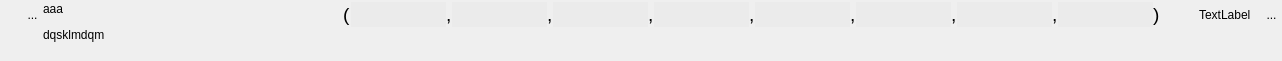
<?xml version="1.0" encoding="UTF-8"?>
<ui version="4.0">
 <class>WidgetTuple8</class>
 <widget class="QWidget" name="WidgetTuple8">
  <property name="geometry">
   <rect>
    <x>0</x>
    <y>0</y>
    <width>1282</width>
    <height>61</height>
   </rect>
  </property>
  <property name="sizePolicy">
   <sizepolicy hsizetype="Preferred" vsizetype="Minimum">
    <horstretch>0</horstretch>
    <verstretch>0</verstretch>
   </sizepolicy>
  </property>
  <property name="minimumSize">
   <size>
    <width>0</width>
    <height>0</height>
   </size>
  </property>
  <property name="windowTitle">
   <string>Form</string>
  </property>
  <layout class="QHBoxLayout" name="horizontalLayout_3">
   <property name="spacing">
    <number>0</number>
   </property>
   <property name="leftMargin">
    <number>1</number>
   </property>
   <property name="topMargin">
    <number>2</number>
   </property>
   <property name="rightMargin">
    <number>0</number>
   </property>
   <property name="bottomMargin">
    <number>2</number>
   </property>
   <item>
    <layout class="QVBoxLayout" name="verticalLayout_2">
     <property name="spacing">
      <number>0</number>
     </property>
     <item>
      <layout class="QHBoxLayout" name="horizontalLayout_2">
       <property name="spacing">
        <number>0</number>
       </property>
       <property name="sizeConstraint">
        <enum>QLayout::SetFixedSize</enum>
       </property>
       <item>
        <spacer name="horizontalSpacer_3">
         <property name="orientation">
          <enum>Qt::Horizontal</enum>
         </property>
         <property name="sizeType">
          <enum>QSizePolicy::Fixed</enum>
         </property>
         <property name="sizeHint" stdset="0">
          <size>
           <width>21</width>
           <height>20</height>
          </size>
         </property>
        </spacer>
       </item>
       <item>
        <widget class="MonBoutonValide" name="RBValide">
         <property name="minimumSize">
          <size>
           <width>21</width>
           <height>25</height>
          </size>
         </property>
         <property name="maximumSize">
          <size>
           <width>21</width>
           <height>25</height>
          </size>
         </property>
         <property name="focusPolicy">
          <enum>Qt::ClickFocus</enum>
         </property>
         <property name="toolTip">
          <string>Affiche le rapport de validation du mot-clef</string>
         </property>
         <property name="styleSheet">
          <string notr="true">border : 0px</string>
         </property>
         <property name="text">
          <string>...</string>
         </property>
         <property name="icon">
          <iconset>
           <normaloff>../Editeur/icons/ast-green-ball.png</normaloff>../Editeur/icons/ast-green-ball.png</iconset>
         </property>
         <property name="iconSize">
          <size>
           <width>25</width>
           <height>25</height>
          </size>
         </property>
        </widget>
       </item>
      </layout>
     </item>
     <item>
      <spacer name="verticalSpacer_2">
       <property name="orientation">
        <enum>Qt::Vertical</enum>
       </property>
       <property name="sizeHint" stdset="0">
        <size>
         <width>20</width>
         <height>5</height>
        </size>
       </property>
      </spacer>
     </item>
    </layout>
   </item>
   <item>
    <widget class="MonLabelClic" name="label">
     <property name="sizePolicy">
      <sizepolicy hsizetype="Fixed" vsizetype="Preferred">
       <horstretch>0</horstretch>
       <verstretch>0</verstretch>
      </sizepolicy>
     </property>
     <property name="minimumSize">
      <size>
       <width>300</width>
       <height>25</height>
      </size>
     </property>
     <property name="maximumSize">
      <size>
       <width>178</width>
       <height>16777215</height>
      </size>
     </property>
     <property name="frameShape">
      <enum>QFrame::NoFrame</enum>
     </property>
     <property name="text">
      <string>&lt;html&gt;&lt;head/&gt;&lt;body&gt;&lt;p&gt;aaa&lt;/p&gt;&lt;p&gt;dqsklmdqm&lt;/p&gt;&lt;/body&gt;&lt;/html&gt;</string>
     </property>
     <property name="scaledContents">
      <bool>false</bool>
     </property>
     <property name="alignment">
      <set>Qt::AlignLeading|Qt::AlignLeft|Qt::AlignTop</set>
     </property>
    </widget>
   </item>
   <item>
    <layout class="QVBoxLayout" name="verticalLayout">
     <item>
      <layout class="QHBoxLayout" name="horizontalLayout">
       <item>
        <widget class="QLabel" name="label_2">
         <property name="text">
          <string>&lt;html&gt;&lt;head/&gt;&lt;body&gt;&lt;p&gt;&lt;span style=&quot; font-size:14pt;&quot;&gt;(&lt;/span&gt;&lt;/p&gt;&lt;/body&gt;&lt;/html&gt;</string>
         </property>
        </widget>
       </item>
       <item>
        <widget class="QLineEdit" name="lineEditVal1">
         <property name="sizePolicy">
          <sizepolicy hsizetype="Preferred" vsizetype="Fixed">
           <horstretch>0</horstretch>
           <verstretch>0</verstretch>
          </sizepolicy>
         </property>
         <property name="minimumSize">
          <size>
           <width>0</width>
           <height>25</height>
          </size>
         </property>
         <property name="maximumSize">
          <size>
           <width>805</width>
           <height>16777215</height>
          </size>
         </property>
         <property name="styleSheet">
          <string notr="true">background:rgb(235,235,235);
border:0px;</string>
         </property>
        </widget>
       </item>
       <item>
        <widget class="QLabel" name="label_4">
         <property name="text">
          <string>&lt;html&gt;&lt;head/&gt;&lt;body&gt;&lt;p&gt;&lt;span style=&quot; font-size:14pt;&quot;&gt;,&lt;/span&gt;&lt;/p&gt;&lt;/body&gt;&lt;/html&gt;</string>
         </property>
        </widget>
       </item>
       <item>
        <widget class="QLineEdit" name="lineEditVal2">
         <property name="sizePolicy">
          <sizepolicy hsizetype="Preferred" vsizetype="Fixed">
           <horstretch>0</horstretch>
           <verstretch>0</verstretch>
          </sizepolicy>
         </property>
         <property name="minimumSize">
          <size>
           <width>0</width>
           <height>25</height>
          </size>
         </property>
         <property name="maximumSize">
          <size>
           <width>805</width>
           <height>16777215</height>
          </size>
         </property>
         <property name="focusPolicy">
          <enum>Qt::StrongFocus</enum>
         </property>
         <property name="styleSheet">
          <string notr="true">background:rgb(235,235,235);
border:0px;</string>
         </property>
        </widget>
       </item>
       <item>
        <widget class="QLabel" name="label_3">
         <property name="text">
          <string>&lt;html&gt;&lt;head/&gt;&lt;body&gt;&lt;p&gt;&lt;span style=&quot; font-size:14pt;&quot;&gt;,&lt;/span&gt;&lt;/p&gt;&lt;/body&gt;&lt;/html&gt;</string>
         </property>
        </widget>
       </item>
       <item>
        <widget class="QLineEdit" name="lineEditVal3">
         <property name="sizePolicy">
          <sizepolicy hsizetype="Preferred" vsizetype="Fixed">
           <horstretch>0</horstretch>
           <verstretch>0</verstretch>
          </sizepolicy>
         </property>
         <property name="minimumSize">
          <size>
           <width>0</width>
           <height>25</height>
          </size>
         </property>
         <property name="maximumSize">
          <size>
           <width>805</width>
           <height>16777215</height>
          </size>
         </property>
         <property name="focusPolicy">
          <enum>Qt::StrongFocus</enum>
         </property>
         <property name="styleSheet">
          <string notr="true">background:rgb(235,235,235);
border:0px;</string>
         </property>
        </widget>
       </item>
       <item>
        <widget class="QLabel" name="label_8">
         <property name="text">
          <string>&lt;html&gt;&lt;head/&gt;&lt;body&gt;&lt;p&gt;&lt;span style=&quot; font-size:14pt;&quot;&gt;,&lt;/span&gt;&lt;/p&gt;&lt;/body&gt;&lt;/html&gt;</string>
         </property>
        </widget>
       </item>
       <item>
        <widget class="QLineEdit" name="lineEditVal4">
         <property name="sizePolicy">
          <sizepolicy hsizetype="Expanding" vsizetype="Fixed">
           <horstretch>0</horstretch>
           <verstretch>0</verstretch>
          </sizepolicy>
         </property>
         <property name="minimumSize">
          <size>
           <width>0</width>
           <height>25</height>
          </size>
         </property>
         <property name="maximumSize">
          <size>
           <width>10000</width>
           <height>16777215</height>
          </size>
         </property>
         <property name="focusPolicy">
          <enum>Qt::StrongFocus</enum>
         </property>
         <property name="styleSheet">
          <string notr="true">background:rgb(235,235,235);
border:0px;</string>
         </property>
        </widget>
       </item>
       <item>
        <widget class="QLabel" name="label_9">
         <property name="text">
          <string>&lt;html&gt;&lt;head/&gt;&lt;body&gt;&lt;p&gt;&lt;span style=&quot; font-size:14pt;&quot;&gt;,&lt;/span&gt;&lt;/p&gt;&lt;/body&gt;&lt;/html&gt;</string>
         </property>
        </widget>
       </item>
       <item>
        <widget class="QLineEdit" name="lineEditVal5">
         <property name="sizePolicy">
          <sizepolicy hsizetype="Expanding" vsizetype="Fixed">
           <horstretch>0</horstretch>
           <verstretch>0</verstretch>
          </sizepolicy>
         </property>
         <property name="minimumSize">
          <size>
           <width>0</width>
           <height>25</height>
          </size>
         </property>
         <property name="maximumSize">
          <size>
           <width>10000</width>
           <height>16777215</height>
          </size>
         </property>
         <property name="focusPolicy">
          <enum>Qt::StrongFocus</enum>
         </property>
         <property name="styleSheet">
          <string notr="true">background:rgb(235,235,235);
border:0px;</string>
         </property>
        </widget>
       </item>
       <item>
        <widget class="QLabel" name="label_10">
         <property name="text">
          <string>&lt;html&gt;&lt;head/&gt;&lt;body&gt;&lt;p&gt;&lt;span style=&quot; font-size:14pt;&quot;&gt;,&lt;/span&gt;&lt;/p&gt;&lt;/body&gt;&lt;/html&gt;</string>
         </property>
        </widget>
       </item>
       <item>
        <widget class="QLineEdit" name="lineEditVal6">
         <property name="sizePolicy">
          <sizepolicy hsizetype="Expanding" vsizetype="Fixed">
           <horstretch>0</horstretch>
           <verstretch>0</verstretch>
          </sizepolicy>
         </property>
         <property name="minimumSize">
          <size>
           <width>0</width>
           <height>25</height>
          </size>
         </property>
         <property name="maximumSize">
          <size>
           <width>10000</width>
           <height>16777215</height>
          </size>
         </property>
         <property name="focusPolicy">
          <enum>Qt::StrongFocus</enum>
         </property>
         <property name="styleSheet">
          <string notr="true">background:rgb(235,235,235);
border:0px;</string>
         </property>
        </widget>
       </item>
       <item>
        <widget class="QLabel" name="label_11">
         <property name="text">
          <string>&lt;html&gt;&lt;head/&gt;&lt;body&gt;&lt;p&gt;&lt;span style=&quot; font-size:14pt;&quot;&gt;,&lt;/span&gt;&lt;/p&gt;&lt;/body&gt;&lt;/html&gt;</string>
         </property>
        </widget>
       </item>
       <item>
        <widget class="QLineEdit" name="lineEditVal8">
         <property name="sizePolicy">
          <sizepolicy hsizetype="Expanding" vsizetype="Fixed">
           <horstretch>0</horstretch>
           <verstretch>0</verstretch>
          </sizepolicy>
         </property>
         <property name="minimumSize">
          <size>
           <width>0</width>
           <height>25</height>
          </size>
         </property>
         <property name="maximumSize">
          <size>
           <width>10000</width>
           <height>16777215</height>
          </size>
         </property>
         <property name="focusPolicy">
          <enum>Qt::StrongFocus</enum>
         </property>
         <property name="styleSheet">
          <string notr="true">background:rgb(235,235,235);
border:0px;</string>
         </property>
        </widget>
       </item>
       <item>
        <widget class="QLabel" name="label_12">
         <property name="text">
          <string>&lt;html&gt;&lt;head/&gt;&lt;body&gt;&lt;p&gt;&lt;span style=&quot; font-size:14pt;&quot;&gt;,&lt;/span&gt;&lt;/p&gt;&lt;/body&gt;&lt;/html&gt;</string>
         </property>
        </widget>
       </item>
       <item>
        <widget class="QLineEdit" name="lineEditVal7">
         <property name="sizePolicy">
          <sizepolicy hsizetype="Expanding" vsizetype="Fixed">
           <horstretch>0</horstretch>
           <verstretch>0</verstretch>
          </sizepolicy>
         </property>
         <property name="minimumSize">
          <size>
           <width>0</width>
           <height>25</height>
          </size>
         </property>
         <property name="maximumSize">
          <size>
           <width>10000</width>
           <height>16777215</height>
          </size>
         </property>
         <property name="focusPolicy">
          <enum>Qt::StrongFocus</enum>
         </property>
         <property name="styleSheet">
          <string notr="true">background:rgb(235,235,235);
border:0px;</string>
         </property>
        </widget>
       </item>
       <item>
        <widget class="QLabel" name="label_5">
         <property name="text">
          <string>&lt;html&gt;&lt;head/&gt;&lt;body&gt;&lt;p&gt;&lt;span style=&quot; font-size:14pt;&quot;&gt;)&lt;/span&gt;&lt;/p&gt;&lt;/body&gt;&lt;/html&gt;</string>
         </property>
        </widget>
       </item>
       <item>
        <spacer name="horizontalSpacer_2">
         <property name="orientation">
          <enum>Qt::Horizontal</enum>
         </property>
         <property name="sizeType">
          <enum>QSizePolicy::Fixed</enum>
         </property>
         <property name="sizeHint" stdset="0">
          <size>
           <width>10</width>
           <height>20</height>
          </size>
         </property>
        </spacer>
       </item>
       <item>
        <spacer name="horizontalSpacer">
         <property name="orientation">
          <enum>Qt::Horizontal</enum>
         </property>
         <property name="sizeHint" stdset="0">
          <size>
           <width>40</width>
           <height>20</height>
          </size>
         </property>
        </spacer>
       </item>
       <item>
        <widget class="QLabel" name="lineEditUnite">
         <property name="text">
          <string>TextLabel</string>
         </property>
        </widget>
       </item>
       <item>
        <spacer name="horizontalSpacer_4">
         <property name="orientation">
          <enum>Qt::Horizontal</enum>
         </property>
         <property name="sizeType">
          <enum>QSizePolicy::Fixed</enum>
         </property>
         <property name="sizeHint" stdset="0">
          <size>
           <width>10</width>
           <height>20</height>
          </size>
         </property>
        </spacer>
       </item>
       <item>
        <widget class="QToolButton" name="RBPoubelle">
         <property name="minimumSize">
          <size>
           <width>21</width>
           <height>25</height>
          </size>
         </property>
         <property name="maximumSize">
          <size>
           <width>21</width>
           <height>25</height>
          </size>
         </property>
         <property name="focusPolicy">
          <enum>Qt::ClickFocus</enum>
         </property>
         <property name="toolTip">
          <string>Détruit le mot-clef</string>
         </property>
         <property name="styleSheet">
          <string notr="true">border : 0px</string>
         </property>
         <property name="text">
          <string>...</string>
         </property>
         <property name="icon">
          <iconset>
           <normaloff>../Editeur/icons/deleteRond.png</normaloff>../Editeur/icons/deleteRond.png</iconset>
         </property>
         <property name="iconSize">
          <size>
           <width>25</width>
           <height>25</height>
          </size>
         </property>
        </widget>
       </item>
      </layout>
     </item>
     <item>
      <spacer name="verticalSpacer">
       <property name="orientation">
        <enum>Qt::Vertical</enum>
       </property>
       <property name="sizeHint" stdset="0">
        <size>
         <width>20</width>
         <height>13</height>
        </size>
       </property>
      </spacer>
     </item>
    </layout>
   </item>
  </layout>
 </widget>
 <customwidgets>
  <customwidget>
   <class>MonBoutonValide</class>
   <extends>QToolButton</extends>
   <header>InterfaceGUI.QT5.monBoutonValide.h</header>
  </customwidget>
  <customwidget>
   <class>MonLabelClic</class>
   <extends>QLabel</extends>
   <header>InterfaceGUI.QT5.monLabelClic.h</header>
  </customwidget>
 </customwidgets>
 <resources/>
 <connections/>
</ui>
